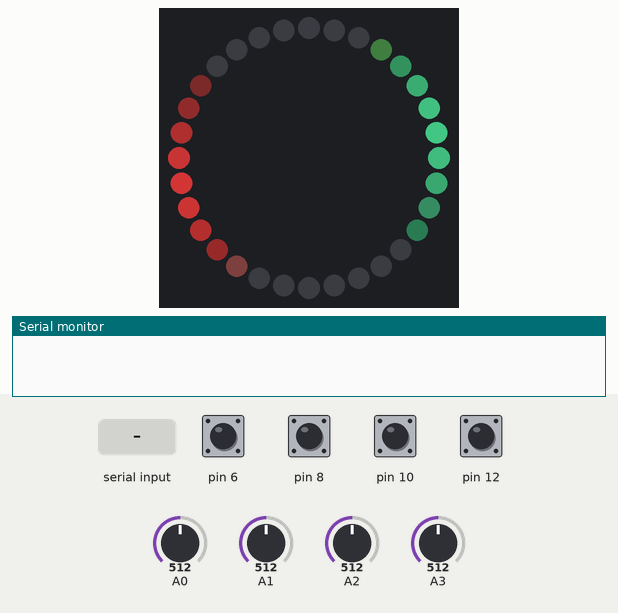
Recording of a sketch running on a simulated Arduino Uno, built with avr-gcc and run on an emulated ATmega328P. Shown: 32 RGB LEDs in a ring, first at the top, clockwise, the last lines printed to the serial monitor. The inputs (shaded band) are chosen by the test bench; at power-on: pin 6, pin 8, pin 10, pin 12 HIGH, A3 = 512, A1 = 512, A0 = 512, A2 = 512. Dim RGB values are drawn brighter than linear; random numbers use the default seed unless the sketch sets one.

Above: at 1.2 s.
1.3 s: pin 12 pulled LOW for 0.15 s
At 1.77 s:
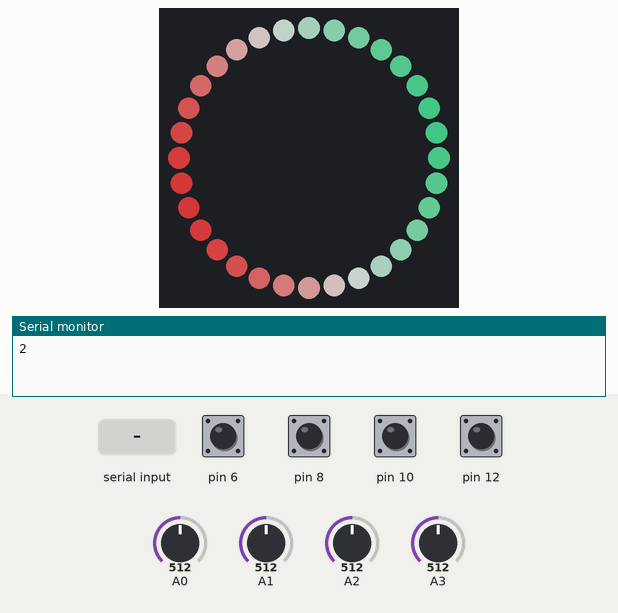
2.0 s: pin 6 pulled LOW for 0.15 s
2.7 s: A3 set to 30
At 3.28 s:
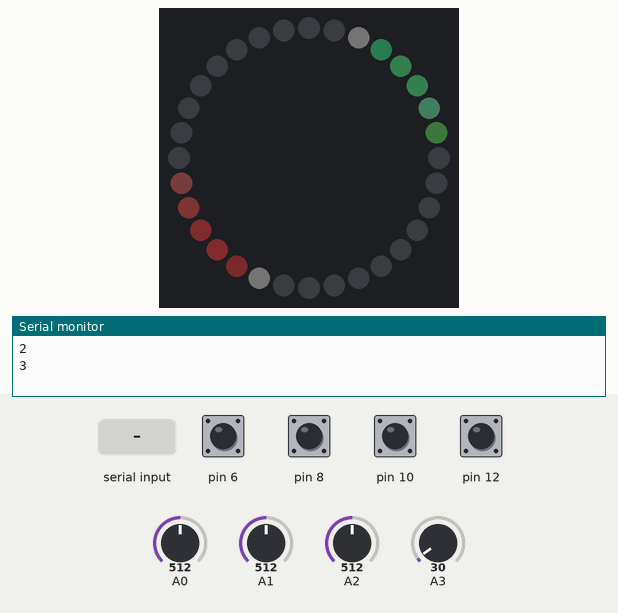
4.6 s: byte 45 ('-') received over Serial
At 5.08 s:
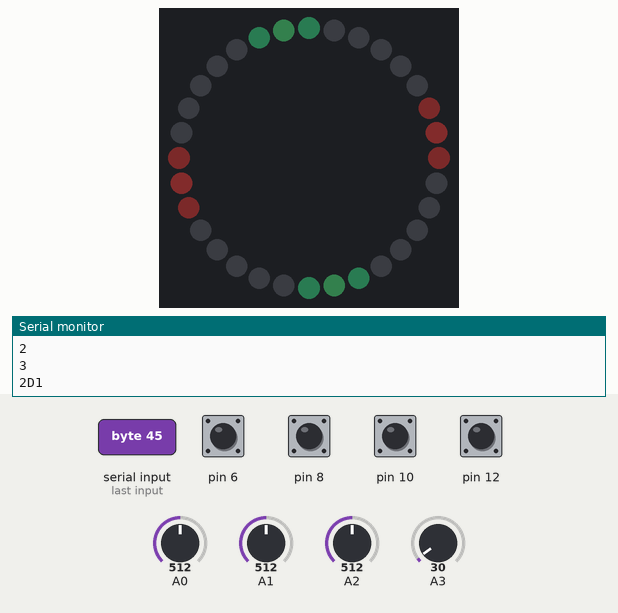
7.6 s: A1 set to 716
At 8.17 s:
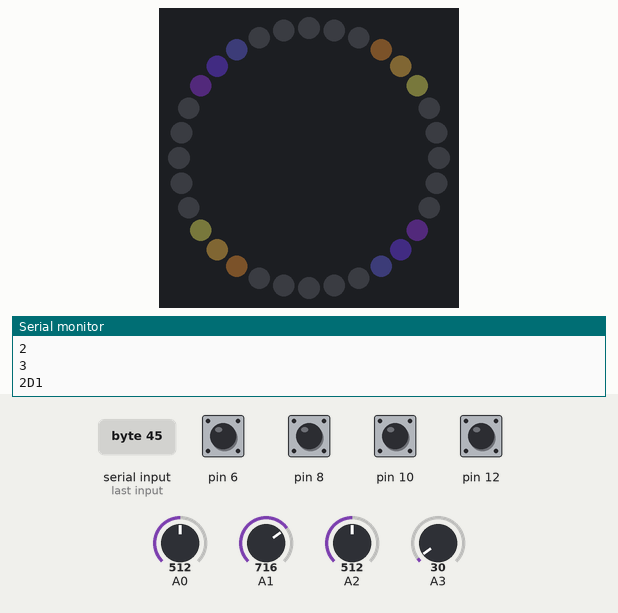

The sketch:

1-8-12-16-24_32.ino
```cpp
#include "FastLED.h"

#define LED_TYPE WS2812B
#define COLOR_ORDER GRB

#define NUM_LEDS (((1+8+12+16+24+32)))

unsigned int leds_per_ring(unsigned int n) {
  switch (n) {
    case 0: return 1;
    case 1: return 8;
    case 2: return 12;
    case 3: return 16;
    case 4: return 24;
    case 5: return 32;
    default: return 0;
  }
}

unsigned int ring_index_offset(unsigned int n) {
  switch (n) {
    case 0: return 0;
    case 1: return 1;
    case 2: return 1+8;
    case 3: return 1+8+12;
    case 4: return 1+8+12+16;
    case 5: return 1+8+12+16+24;
    default: return 0;
  }
}

unsigned char Brightness = 0xff;
unsigned char MaxSaturation = 0xbf;

CRGB Leds[NUM_LEDS];

typedef union t_FieldData {
  unsigned char starfireData[NUM_LEDS]; // temperature for all cells
}
FieldData;

FieldData fieldData;

#define DEFAULT_SPEED 0xfff
int Speed = 0xff;

float speedFactor() {
  return ((float)Speed) / ((float)DEFAULT_SPEED);
}

unsigned char Special = 0;

#define NUM_MODES 4
int Mode = 1;

void (*Modes[])(void) = {
  &hueWalk, // 0
  &sineValueWalk, // 1
  &sineHueSaturationWalk, // 2
  &sineHueValueWalk // 3
};

void (*ModeInits[])(void) = {
  &hueWalkInit, // 0
  &sineValueWalkInit, // 1
  &sineHueSaturationWalkInit, // 2
  &sineHueValueWalkInit // 3
};

unsigned char PrimaryHue = 0;

CRGB PrimaryColor = CHSV(PrimaryHue, 255, 255);

void increaseBrightness() {
  Brightness = min(0xff, Brightness+0x10);
  Serial.print(Brightness, HEX);
}

void decreaseBrightness() {
  Brightness = max(0x0f, Brightness-0x10);
  Serial.print(Brightness, HEX);
}

void nextMode() {
  Mode = (Mode+1)%NUM_MODES;
  Serial.println(Mode, HEX);
  (*ModeInits[Mode])();
}

void previousMode() {
  Mode = (Mode+NUM_MODES-1)%NUM_MODES;
  Serial.println(Mode, HEX);
  (*ModeInits[Mode])();
}

void nextColor() {
  PrimaryHue += 0x10;
  Serial.println(PrimaryHue, HEX);
  PrimaryColor = CHSV(PrimaryHue, 255, 255);
}

void previousColor() {
  PrimaryHue -= 0x10;
  Serial.println(PrimaryHue, HEX);
  PrimaryColor = CHSV(PrimaryHue, 255, 255);
}

void increaseSaturation() {
  MaxSaturation = min(0xff, MaxSaturation + 0x10);
  Serial.println(MaxSaturation, HEX);
}

void decreaseSaturation() {
  MaxSaturation = max(0x0f, MaxSaturation - 0x10);
}

void speedUp() {
  Speed = min(0xff, Speed + 0x10);
  Serial.println(Speed, HEX);
}

void speedDown() {
  Speed = max(0x0f, Speed - 0x10);
  Serial.println(Speed, HEX);
}

void specialPlus() {
  Special = min(0xff, Special + 1);
  Serial.println(Special, HEX);
}

void specialMinus() {
  Special = max(0, Special - 1);
  Serial.println(Special, HEX);
}

void handleSerial() {
  if (Serial.available()) {
    byte cmd = Serial.read();
    Serial.print(cmd, HEX);
    switch (cmd) {
    case '1':
      nextMode();
      break;
    case '2':
      previousMode();
      break;
    case '3':
      nextColor();
      break;
    case '4':
      previousColor();
      break;
    case '5':
      increaseSaturation();
      break;
    case '6':
      decreaseSaturation();
      break;
    case '7':
      increaseBrightness();
      break;
    case '8':
      decreaseBrightness();
      break;
    case '9':
      speedUp();
      break;
    case '0':
      speedDown();
      break;
    case '-':
      specialPlus();
      break;
    case '=':
      specialMinus();
      break;
    case 'r':
      randomizeMode();
      break;
    default:
      break;
    }
    Serial.println("");
  }
}

void randomizeMode() {
  Mode = random(NUM_MODES);
  PrimaryHue = random(16)*0x10;

  PrimaryColor = CHSV(PrimaryHue, 255, 255);
  (*ModeInits[Mode])();
}

int ButtonStates[] = { 1, 1, 1, 1 };

void handleControls() {
  MaxSaturation = analogRead(0) >> 2;
  PrimaryHue = analogRead(1) >> 2;
  Speed = analogRead(2) >> 2;
  Brightness = analogRead(3) >> 2;

  int val = digitalRead(12);
  if (val != ButtonStates[0]) {
    ButtonStates[0] = val;
    if (val == 0) {
      previousMode();
    }
  }
  val = digitalRead(10);
  if (val != ButtonStates[1]) {
    ButtonStates[1] = val;
    if (val == 0) {
      specialMinus();
    }
  }
  val = digitalRead( 8);
  if (val != ButtonStates[2]) {
    ButtonStates[2] = val;
    if (val == 0) {
      specialPlus();
    }
  }
  val = digitalRead( 6);
  if (val != ButtonStates[3]) {
    ButtonStates[3] = val;
    if (val == 0) {
      nextMode();
    }
  }
}

void setup() {
  Serial.begin(9600);

  pinMode(12, INPUT_PULLUP);
  pinMode(10, INPUT_PULLUP);
  pinMode( 8, INPUT_PULLUP);
  pinMode( 6, INPUT_PULLUP);

/*FastLED.addLeds<LED_TYPE,  2, COLOR_ORDER>(Leds,            0, 1+8+12+16+24+32); //all
  FastLED.addLeds<LED_TYPE, 12, COLOR_ORDER>(Leds,            0, 1); //ring 0
  FastLED.addLeds<LED_TYPE, 11, COLOR_ORDER>(Leds,            1, 8); //ring 1
  FastLED.addLeds<LED_TYPE, 10, COLOR_ORDER>(Leds,          1+8, 12); //ring 2
  FastLED.addLeds<LED_TYPE,  9, COLOR_ORDER>(Leds,       1+8+12, 16); //ring 3
  FastLED.addLeds<LED_TYPE,  8, COLOR_ORDER>(Leds,    1+8+12+16, 24); //ring 4
  FastLED.addLeds<LED_TYPE,  7, COLOR_ORDER>(Leds, 1+8+12+16+24, 32); //ring 5*/
  FastLED.addLeds<LED_TYPE,  2, COLOR_ORDER>(Leds, 1+8+12+16+24, 32);

  FastLED.setBrightness(Brightness);

  randomSeed(analogRead(0) ^ analogRead(1) ^ analogRead(2) ^ analogRead(3) ^ analogRead(4) ^ analogRead(5));

  randomizeMode();
}

void loop() {
  handleControls();
  handleSerial();
  advanceTime();
  (*Modes[Mode])();
}

//////////////////////// UTILITY ////////////////////////

void fillScreen(CRGB color) {
  for (int i = 0; i < NUM_LEDS; ++i) {
    Leds[i] = color;
  }
  FastLED.show();
}

void clearScreen() {
  fillScreen(CRGB::Black);
}

float Time = 0.0f;
unsigned long MillisLast = 0;

float advanceTime() {
  unsigned long millisNow = millis();
  Time += ((float)(millisNow - MillisLast)) / 1000.0f * speedFactor();
  MillisLast = millisNow;
}

float time() {
  return Time;
}

float frac(float n) {
  return n - floor(n);
}

#define FTIME_STRETCH 1.0

float ftime() {
  return frac(time() * FTIME_STRETCH) * 2.0 - 1.0;
}

/**
 * @param t current step [0.0, 1.0]
 */
float easeInOutExpo(float t) {
  t *= 2;
  if (t < 1) {
    return 0.5 * pow( 2, 10 * (t - 1) );
  } else {
    t--;
    return 0.5 * ( -pow( 2, -10 * t) + 2 );
  }
}

////////////////////////////////////////////////////////////////////////////////////////////////////////////////////
////////////////////////////////////////////////////////////////////////////////////////////////////////////////////
////////////////////////////////////////////////////////////////////////////////////////////////////////////////////
////////////////////////////////////////////////////////////////////////////////////////////////////////////////////
////////////////////////////////////////////////////////////////////////////////////////////////////////////////////

void hueWalkInit() {
  clearScreen();
}

void hueWalk() {
  for (unsigned int ring = 1; ring < 6; ++ring) {
    unsigned int num_leds = leds_per_ring(ring);
    for (unsigned int i = 0; i < num_leds; ++i) {
      unsigned int offset = ring_index_offset(ring);
      float h = ((float)i) / ((float)(num_leds));
      h += frac(time());
      h *= 255.0f;
      unsigned char hue = (unsigned char)h;
      unsigned char saturation = MaxSaturation;
      if (i % (Special+1) == 0) {
      Leds[offset+i] = CHSV(hue, saturation, 255);
      Leds[offset+i] %= Brightness;
      } else {
        Leds[offset+i] = CRGB::Black;
      }
    }
  }
  FastLED.show();
}

void sineValueWalkInit() {
  clearScreen();
}

void sineValueWalk() {
  for (unsigned int ring = 1; ring < 6; ++ring) {
    unsigned int num_leds = leds_per_ring(ring);
    for (unsigned int i = 0; i < num_leds; ++i) {
      unsigned int offset = ring_index_offset(ring);

      float v = ((float)i) / ((float)(num_leds));
      v += frac(time());
      v *= 2.0f * PI;
      v = sin(((float)Special+1.0f) * v);
      v = abs(v);
      v = pow(v, 10.0f);
      v *= (float)Brightness;

      unsigned char hue = (unsigned char)PrimaryHue;
      unsigned char saturation = MaxSaturation;
      unsigned char value = (unsigned char)v;
      Leds[offset+i] = CHSV(hue, saturation, 255);
      Leds[offset+i] %= value;
    }
  }
  FastLED.show();
}

void sineHueSaturationWalkInit() {
  clearScreen();
}

void sineHueSaturationWalk() {
  for (unsigned int ring = 1; ring < 6; ++ring) {
    unsigned int num_leds = leds_per_ring(ring);
    for (unsigned int i = 0; i < num_leds; ++i) {
      unsigned int offset = ring_index_offset(ring);
      unsigned char h1 = PrimaryHue;
      unsigned char h2 = (h1+128)%256;

      float s = ((float)i) / ((float)(num_leds));
      s += frac(time());
      s *= 2.0f * PI;
      s = sin(((float)Special+1.0f) * s);

      float h = h1;
      if (s < 0.0f) h = h2;

      s = abs(s) * ((float)MaxSaturation);

      unsigned char hue = (unsigned char)h;
      unsigned char saturation = (unsigned char)s;
      Leds[offset+i] = CHSV(hue, saturation, 255);
      Leds[offset+i] %= Brightness;
    }
  }
  FastLED.show();
}

void sineHueValueWalkInit() {
  clearScreen();
}

void sineHueValueWalk() {
  for (unsigned int ring = 1; ring < 6; ++ring) {
    unsigned int num_leds = leds_per_ring(ring);
    for (unsigned int i = 0; i < num_leds; ++i) {
      unsigned int offset = ring_index_offset(ring);
      unsigned char h1 = PrimaryHue;
      unsigned char h2 = (h1+128)%256;

      float v = ((float)i) / ((float)(num_leds));
      v += frac(time());
      v *= 2.0f * PI;
      v = sin(((float)Special+1.0f) * v);

      float h = h1;
      if (v < 0.0f) h = h2;

      v = abs(v);
      v = pow(v, 10.0f);
      v *= (float)Brightness;

      unsigned char hue = (unsigned char)h;
      unsigned char saturation = MaxSaturation;
      unsigned char value = (unsigned char)v;
      Leds[offset+i] = CHSV(hue, saturation, 255);
      Leds[offset+i] %= value;
    }
  }
  FastLED.show();
}
```
